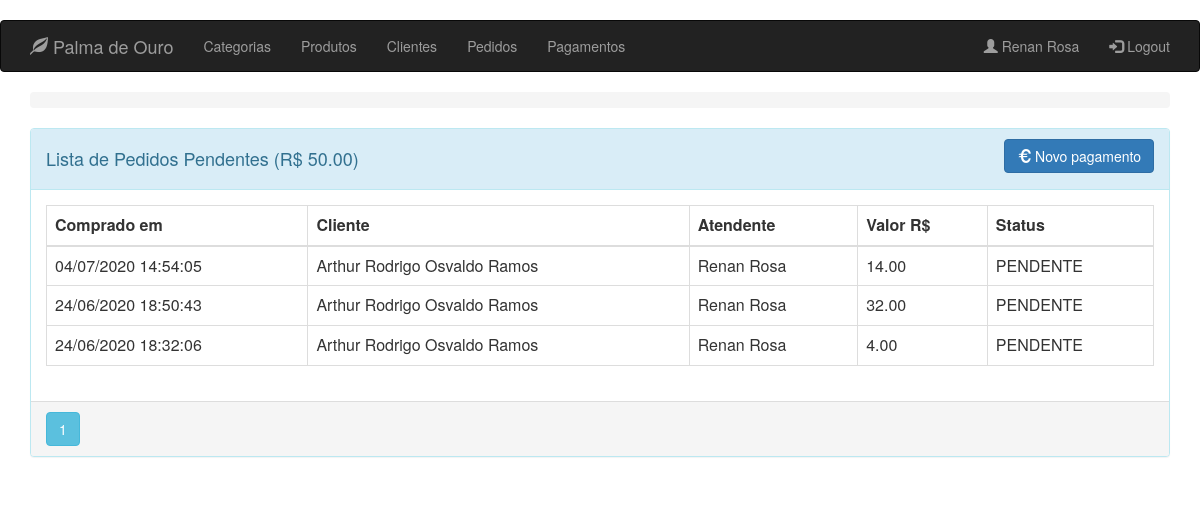
Before: /order/client/2/pending (signed in) with the older database file.
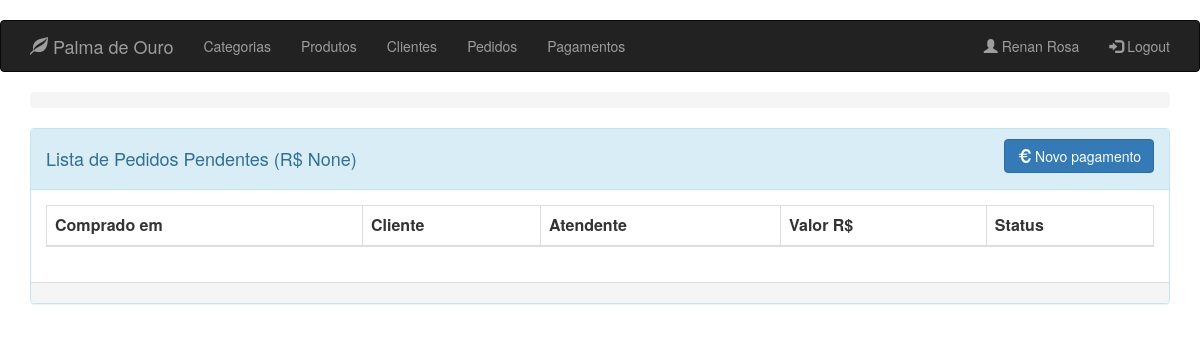
After: the same page with the newer database file.
### app/models.py (models this page shows, shortened)
class Order(db.Model):
    __tablename__ = 'orders'
    id = db.Column(db.Integer, primary_key=True)
    client_id = db.Column(db.Integer, ForeignKey('clients.id'), nullable=False)
    clerk_id = db.Column(db.Integer, ForeignKey('clerks.id'), nullable=False)
    payment_id = db.Column(db.Integer, ForeignKey(
        'payments.id'), nullable=True)
    date = db.Column(db.DateTime, index=True, default=datetime.now)
    total = db.Column(db.Numeric(10, 2), default=0)
    status = db.Column(db.Enum(Status), default=Status.PENDENTE)
    client = relationship("Client", backref=backref('orders', order_by=id))
    clerk = relationship("Clerk", backref=backref('orders', order_by=id))
    payment = relationship("Payment", backref=backref(
        'orders', order_by=id), lazy=True)

class User(db.Model):
    __metaclass__ = ABCMeta
    __abstract__ = True
    id = db.Column(db.Integer, primary_key=True)
    name = db.Column(db.String(64), nullable=False, index=True)
    phone_number = db.Column(db.String(13), nullable=False)

class Client(User):
    __tablename__ = 'clients'
    __mapper_args__ = {'concrete': True}
    identification = db.Column(db.String(9), unique=True)
    notifiable = db.Column(db.Boolean)
    address = db.Column(db.String(64))
    status = db.Column(db.Boolean)

class Clerk(User, UserMixin):
    __tablename__ = 'clerks'
    image_file = db.Column(db.String(24), default='default.png')
    email = db.Column(db.String(64), unique=True)
    password_hash = db.Column(db.String(128), nullable=False)
    __mapper_args__ = {
        'concrete': True
    }
    @property
    def password(self) -> None:
        raise AttributeError('password is not a readable attribute')

### app/routes/order/routes.py (the view)
@blueprint_order.route('/order/client/<int:id>/pending', methods=['GET'])
@register_breadcrumb(blueprint_order, '.id', '', dynamic_list_constructor=view_client_dlc)
@login_required
def pending_order(id):
    page = request.args.get('page', 1, type=int)
    if page == 1:
        total = db.session.query(func.sum(Order.total)) \
            .filter_by(client_id=id, status=Status.PENDENTE) \
            .scalar()
    orders = Order.query.filter_by(client_id=id, status=Status.PENDENTE) \
        .order_by(Order.date.desc()) \
        .paginate(page=page, per_page=10)
    return render_template('order/pending_order.html', orders=orders, client_id=id, total=total)

### app/models.py (called while the page is built)
@login_manager.user_loader
def load_user(id):
    return Clerk.query.get(id)

### app/templates/order/pending_order.html (shortened to what this page needs)
{% extends "base.html" %}
{% block page_content %}
<div class="panel panel-info" >
    <div class="panel-heading">
        <div class="row">
            <div class="col col-xs-6">
                <h4 class="titulo-principal">Lista de Pedidos Pendentes (R$ {{ total }}) </h4>
            </div>
            <div class="col col-xs-6 text-right">
                <a href="{{ url_for('blueprint_payment.new_payment',id=client_id ) }}" class="btn btn-primary">
                    <i class="glyphicon glyphicon-euro"></i>
                    <span>Novo pagamento</span>
                </a>
            </div>
        </div>
    </div>
    <div class="panel-body">
        <table class="table table-bordered">
            <thead>
                <tr>
                    <th>Comprado em</th>
                    <th>Cliente</th>
                    <th>Atendente</th>
                    <th>Valor R$</th>
                    <th>Status</th>
                </tr>
            </thead>
            <tbody>
                {% for order in orders.items %}
                    <tr>
                        <td>{{ order.date.strftime('%d/%m/%Y %H:%M:%S') }}</td>
                        <td>{{ order.client.name }}</td>
                        <td>{{ order.clerk.name }}</td>
                        <td>{{ order.total }}</td>
                        <td>{{ order.status.name }}</td>
                    </tr>
                {% endfor %}
            </tbody>
        </table>
    </div>
    <div class="panel-footer p-0">
        {% for page_number in orders.iter_pages(left_edge=1,right_edge=1,left_current=1,right_current=2) %}
                {% if page_number %}
                    {% if orders.page == page_number %}
                        <a class="btn btn-info mb-4"
                           href="{{ url_for('blueprint_order.get_orders',page=page_number) }}">{{ page_number }}</a>
                    {% else %}
                        <a class="btn btn-outline-info mb-4"
                           href="{{ url_for('blueprint_order.get_orders',page=page_number) }}">{{ page_number }}</a>
                    {% endif %}
                {% else %}
                    ...
                {% endif %}
        {% endfor %}
    </div>
</div>
{% endblock %}

Changed rows visible on the page:
removed Order: date "04/07/2020 14:54:05", client.name "Arthur Rodrigo Osvaldo Ramos", clerk.name "Renan Rosa", total "14.00", status.name "PENDENTE"
removed Order: date "24/06/2020 18:50:43", client.name "Arthur Rodrigo Osvaldo Ramos", clerk.name "Renan Rosa", total "32.00", status.name "PENDENTE"
removed Order: date "24/06/2020 18:32:06", client.name "Arthur Rodrigo Osvaldo Ramos", clerk.name "Renan Rosa", total "4.00", status.name "PENDENTE"
Other visible differences:
{{ total }}: "50.00" → "None"
list line gone: "1"
